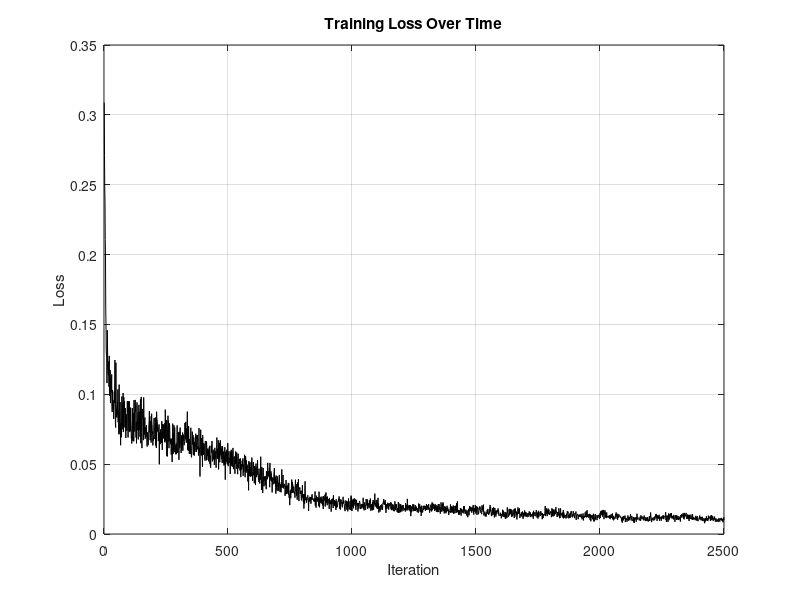

This chart was generated by the following MATLAB code: (Note: this script raises an error after producing the figure.)
clear all
close all
clc
itrbdf2 = load('FHN_NeuralODE_TrainingLoss_ITRBDF2.mat', 'lossHistory');
figure(2)
plot(itrbdf2.lossHistory,'-k')
xlabel('Iteration')
ylabel('Loss')
title('Training Loss Over Time')
grid on

%% 5) Evaluation
itrbdf2dl = load('trainedFHN_NeuralODE_ITRBDF2.mat', 'dlnet');
% Parameters
a = 0.7;
b = 0.8;
epsilon = 0.08;
I = 0.5;

fhn = @(t, x) [
    x(1) - (1/3)*x(1)^3 - x(2) + I;
    epsilon * (x(1) + a - b*x(2))
];

x0 = [2; 2];
label = '[2 2]';
T = 50;
numTimeSteps = 1000;
t = linspace(0, T, numTimeSteps);
odeOptions = odeset('RelTol', 1e-9, 'AbsTol', 1e-10);
fhn = @(t, x) [
    x(1) - (1/3)*x(1)^3 - x(2) + I;
    epsilon * (x(1) + a - b*x(2))
];

% Predict and plot
[xPred, xTrue, err] = predictWithOde45(itrbdf2dl.dlnet, fhn, t, x0, odeOptions);
figure
plotTrueAndPredictedSolutions(xTrue, xPred, err, label);


%% Helper Functions
function [xPred, xTrue, error] = predictWithOde45(dlnet,fhn,tPred,x0Pred,odeOptions)
    [~, xTrue] = ode45(fhn, tPred, x0Pred, odeOptions);
    internalNeuralOdeLayer = dlnet.Layers(1);
    dlnetODEFcn = @(t,y) evaluateODE(internalNeuralOdeLayer, y);
    [~,xPred] = ode45(dlnetODEFcn, tPred, x0Pred, odeOptions);
    error = mean(abs(xTrue - xPred), 'all');
end

function plotTrueAndPredictedSolutions(xTrue, xPred, err, x0Str)
    % Convert width to inches (5.3 cm ≈ 2.087 inches)
    width_in = 5.3 / 2.54;
    height_in = width_in * 0.75;  % Adjust height (e.g., 4:3 ratio)

    fig = figure;
    set(fig, 'Units', 'inches', 'Position', [1 1 width_in height_in])
    set(fig, 'PaperUnits', 'inches', 'PaperPosition', [0 0 width_in height_in])

    % Plotting
    plot(xTrue(:,1), xTrue(:,2), 'k--', ...
         xPred(:,1), xPred(:,2), 'Color', [0.5 0.5 0.5], 'LineWidth', 1)

    % Formatting
    ax = gca;
    set(ax, 'FontName', 'Times New Roman', 'FontSize', 8)
    xlabel('v', 'FontName', 'Times New Roman', 'FontSize', 8)
    ylabel('w', 'FontName', 'Times New Roman', 'FontSize', 8)
    title("x_0 = " + x0Str + ", err = " + num2str(err), ...
        'FontName', 'Times New Roman', 'FontSize', 8)

    % legend('Ground truth', 'Predicted - I-TRBDF2', ...
    %     'Location', 'best', 'FontName', 'Times New Roman', 'FontSize', 8)

    grid on
end